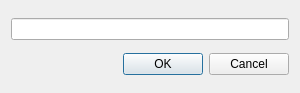
<?xml version="1.0" encoding="UTF-8"?>
<ui version="4.0">
 <class>Dlg_changeLayerName</class>
 <widget class="QDialog" name="Dlg_changeLayerName">
  <property name="geometry">
   <rect>
    <x>0</x>
    <y>0</y>
    <width>300</width>
    <height>93</height>
   </rect>
  </property>
  <property name="windowTitle">
   <string>Change the layer name</string>
  </property>
  <property name="layoutDirection">
   <enum>Qt::LeftToRight</enum>
  </property>
  <layout class="QVBoxLayout" name="verticalLayout">
   <item>
    <widget class="QLineEdit" name="layerNameEdit"/>
   </item>
   <item>
    <widget class="QDialogButtonBox" name="buttonBox">
     <property name="orientation">
      <enum>Qt::Horizontal</enum>
     </property>
     <property name="standardButtons">
      <set>QDialogButtonBox::Cancel|QDialogButtonBox::Ok</set>
     </property>
    </widget>
   </item>
  </layout>
 </widget>
 <resources/>
 <connections>
  <connection>
   <sender>buttonBox</sender>
   <signal>accepted()</signal>
   <receiver>Dlg_changeLayerName</receiver>
   <slot>accept()</slot>
   <hints>
    <hint type="sourcelabel">
     <x>149</x>
     <y>65</y>
    </hint>
    <hint type="destinationlabel">
     <x>149</x>
     <y>46</y>
    </hint>
   </hints>
  </connection>
  <connection>
   <sender>buttonBox</sender>
   <signal>rejected()</signal>
   <receiver>Dlg_changeLayerName</receiver>
   <slot>reject()</slot>
   <hints>
    <hint type="sourcelabel">
     <x>149</x>
     <y>65</y>
    </hint>
    <hint type="destinationlabel">
     <x>149</x>
     <y>46</y>
    </hint>
   </hints>
  </connection>
 </connections>
</ui>
